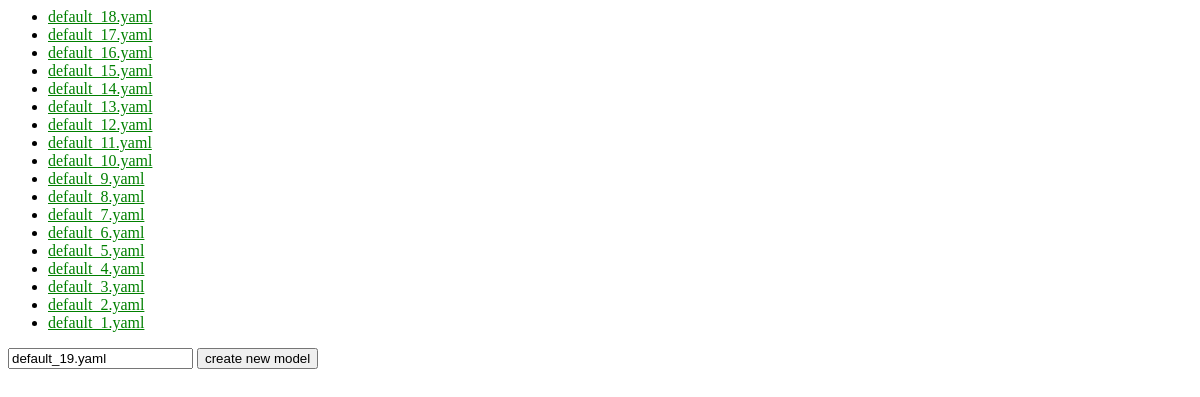
/yaml_creator/, run on an earlier commit of the app's database.
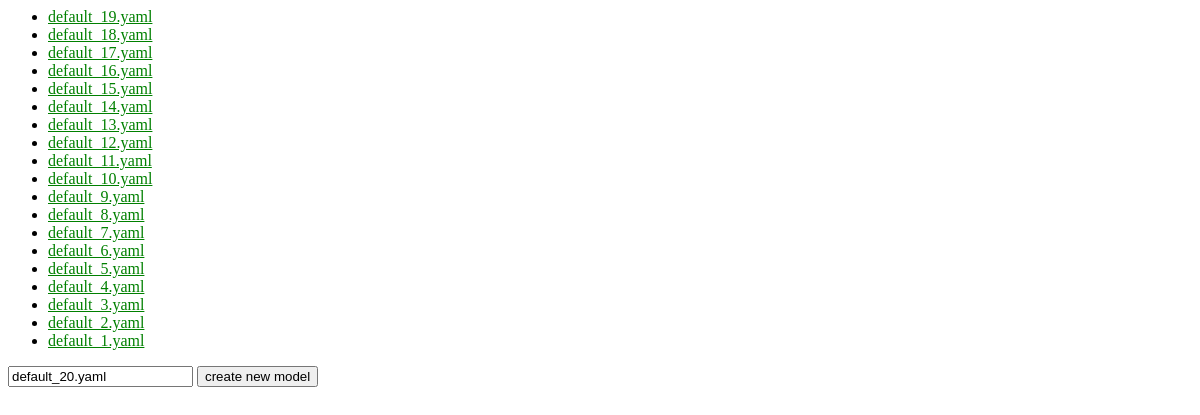
And on a later commit of the database.
### yaml_creator/models/ModelDescriptor.py (models this page shows)
class ModelDescriptor(models.Model):
    filename=models.CharField(max_length=200,primary_key=True,default=default_yaml_file_name)
    doi=models.CharField(max_length=200)
    pub_date=models.DateTimeField('date published')

### yaml_creator/views/data_base_index.py (the view)
# urls.py: path('',data_base_index, name='data_base_index'),
def data_base_index(request):
    latest_modeldescriptor_list = ModelDescriptor.objects.order_by('-pub_date')
    context={
        'latest_modeldescriptor_list':latest_modeldescriptor_list,
        'yaml_file_name_default':default_yaml_file_name()}
    print('######################')
    print(context)
    print('######################')
    return render(request,'yaml_creator/data_base_index.html',context)

### yaml_creator/models/ModelDescriptor.py (called while the page is built)
def default_yaml_file_name():
    yaml_file_names=[m.filename for m in ModelDescriptor.objects.all()]
    default_trunk='default_'
    num_str='[0-9]+'
    P_num=re.compile(num_str)
    P=re.compile(default_trunk+num_str+'\.yaml')
    dl=[name for name in yaml_file_names if P.match(name) is not None]
    if len(dl)==0:
        yaml_file_name_default=default_trunk+'1.yaml'
    else:
        nmax=max([int(P_num.search(name).group()) for name in dl])
        yaml_file_name_default=default_trunk+str(nmax+1)+'.yaml'
    return yaml_file_name_default

### yaml_creator/templates/yaml_creator/data_base_index.html (shortened to what this page needs)
{% load static %}
<link rel="stylesheet" type="text/css" href="{% static 'yaml_creator/style.css' %}" />
<ul>
    {% for md in latest_modeldescriptor_list   %}
    	<li>
	    <a href="{%url 'detail' md.filename%}">{{md.filename}}</a>
	</li>
    {% endfor %}
</ul>
<form action="{% url 'create_new_ModelDescriptor'%}" method="post">
	<input type="text" name="filename" value="{{ yaml_file_name_default }}" />
  	<input type="submit" value="create new model" />
</form>

### yaml_creator/static/yaml_creator/style.css (style rules this page uses)
li a { color:green }

What changed in the data, as far as the page shows it:
added ModelDescriptor: filename "default_19.yaml"
Also different on the page:
form field filename: "default_19.yaml" → "default_20.yaml"
